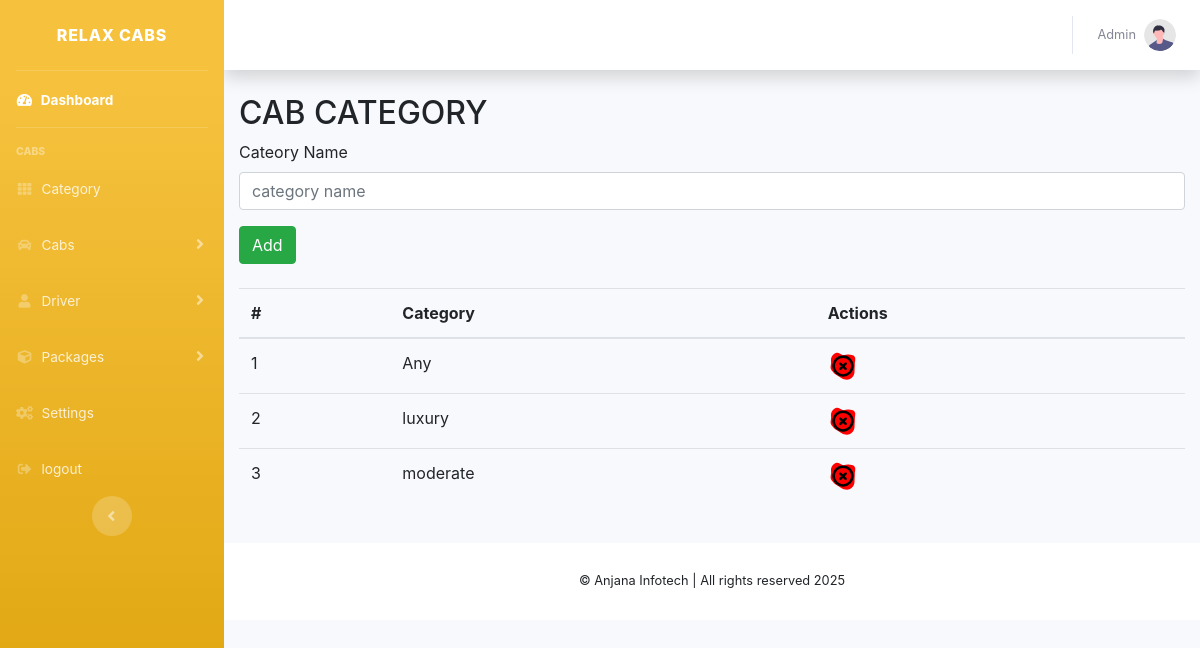
Screenshot of /admin/pages/add_category.php (signed in) with the database file from the repository.
### tables this page shows
CREATE TABLE `category` (
  `id` int(11) NOT NULL,
  `category_name` varchar(255) NOT NULL
);

### admin/pages/add_category.php (the view, shortened to what this page needs)
<?php
include('./includes/topbar.php');
?>
<div class="container">
    <h2>CAB CATEGORY</h2>
    <form id="add-category-form">
        <div class="form-group">
            <label for="category">Cateory Name</label>
            <input type="text" name="category" id="category" class="form-control" placeholder="category name">
        </div>
        <input type="submit" value="Add" class="btn btn-success text-center">
    </form>
</div><br>
<div class="container" id="table_container">
    <table class="table" id="table">
        <thead>
            <tr>
                <th scope="col">#</th>
                <th scope="col">Category</th>
                <th scope="col">Actions</th>
            </tr>
        </thead>
        <tbody>
            <?php
            $i = 1;
            $result = mysqli_query($connect, "select * from category");
            while ($data = mysqli_fetch_assoc($result)) {
            ?>
                <tr>
                    <td><?php
                        echo $i++; ?></td>
                    <td><?php echo $data['category_name'] ?></td>
                    <td><img style="cursor: pointer;" onclick="category_delete(<?php echo $data['id'] ?>)" src="./icons/delete.svg" width="30"></td>
                </tr>
            <?php } ?>
        </tbody>
    </table>
</div>
<?php
include('./includes/footer.php');
?>

### rows the page displays
category: category_name "Any"
category: category_name "luxury"
category: category_name "moderate"
